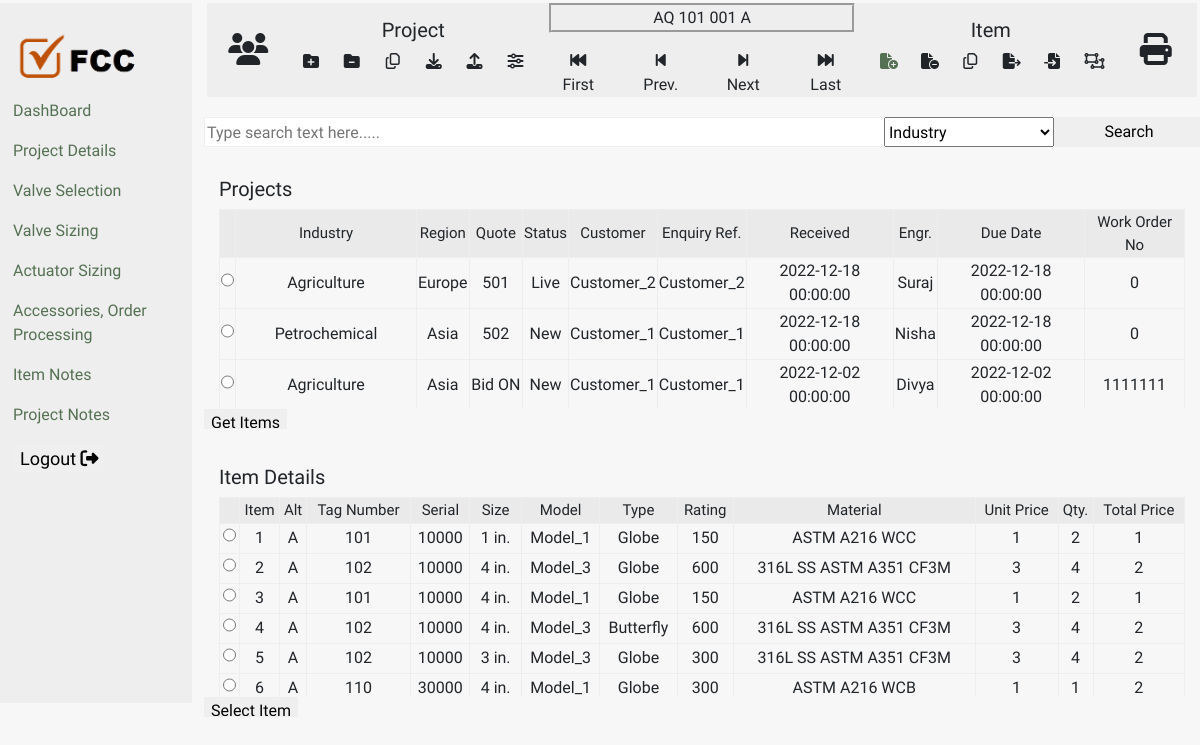
The page / on the database its author committed.
### main.py (models this page shows)
class itemMaster(db.Model):
    __tablename__ = "itemMaster"
    id = Column(Integer, primary_key=True)
    alt = Column(String(300))
    tag_no = Column(String(300))
    unit_price = Column(String(300))
    qty = Column(String(300))
    cases = relationship("itemCases", back_populates="item")
    valveDetails = relationship("valveDetails", back_populates="item")
    projectID = Column(Integer, ForeignKey("projectMaster.id"))
    project = relationship("projectMaster", back_populates="item")
    serialID = Column(Integer, ForeignKey("valveSeries.id"))
    serial = relationship("valveSeries", back_populates="item")
    sizeID = Column(Integer, ForeignKey("valveSize.id"))
    size = relationship("valveSize", back_populates="item")
    modelID = Column(Integer, ForeignKey("modelMaster.id"))
    model = relationship("modelMaster", back_populates="item")
    typeID = Column(Integer, ForeignKey("valveStyle.id"))
    type = relationship("valveStyle", back_populates="item")
    ratingID = Column(Integer, ForeignKey("rating.id"))
    rating = relationship("rating", back_populates="item")
    materialID = Column(Integer, ForeignKey("materialMaster.id"))
    material = relationship("materialMaster", back_populates="item")

class industryMaster(db.Model):  # TODO - Paandi ----- Done
    __tablename__ = "industryMaster"
    id = Column(Integer, primary_key=True)
    name = Column(String(300))
    project = relationship("projectMaster", back_populates="industry")

class regionMaster(db.Model):  # TODO - Paandi  ------ Done
    __tablename__ = "regionMaster"
    id = Column(Integer, primary_key=True)
    name = Column(String(300))
    project = relationship("projectMaster", back_populates="region")

class projectMaster(db.Model):
    __tablename__ = "projectMaster"
    id = Column(Integer, primary_key=True)
    quote = Column(Integer)
    received_date = Column(DateTime)
    work_order = Column(Integer)
    due_date = Column(DateTime)
    item = relationship("itemMaster", back_populates="project")
    IndustryId = Column(Integer, ForeignKey("industryMaster.id"))
    industry = relationship("industryMaster", back_populates="project")
    regionID = Column(Integer, ForeignKey("regionMaster.id"))
    region = relationship("regionMaster", back_populates="project")
    statusID = Column(Integer, ForeignKey("statusMaster.id"))
    status = relationship("statusMaster", back_populates="project")
    customerID = Column(Integer, ForeignKey("customerMaster.id"))
    customer = relationship("customerMaster", back_populates="project")
    engineerID = Column(Integer, ForeignKey("engineerMaster.id"))
    engineer = relationship("engineerMaster", back_populates="project")

class statusMaster(db.Model):  # TODO - Paandi     --------Done
    __tablename__ = "statusMaster"
    id = Column(Integer, primary_key=True)
    name = Column(String(300))
    project = relationship("projectMaster", back_populates="status")

class customerMaster(db.Model):  # TODO - Paandi
    __tablename__ = "customerMaster"
    id = Column(Integer, primary_key=True)
    name = Column(String(300))
    project = relationship("projectMaster", back_populates="customer")

class engineerMaster(db.Model):  # TODO - Paandi
    __tablename__ = "engineerMaster"
    id = Column(Integer, primary_key=True)
    name = Column(String(300))
    project = relationship("projectMaster", back_populates="engineer")

class valveSeries(db.Model):  # TODO - Paandi        -------Done
    __tablename__ = "valveSeries"
    id = Column(Integer, primary_key=True)
    name = Column(String(300))
    item = relationship("itemMaster", back_populates="serial")

class modelMaster(db.Model):  # TODO - Paandi
    __tablename__ = "modelMaster"
    id = Column(Integer, primary_key=True)
    name = Column(String(300))
    item = relationship("itemMaster", back_populates="model")

class valveStyle(db.Model):  # TODO - Paandi
    __tablename__ = "valveStyle"
    id = Column(Integer, primary_key=True)
    name = Column(String(300))
    item = relationship("itemMaster", back_populates="type")

class materialMaster(db.Model):
    __tablename__ = "materialMaster"
    id = Column(Integer, primary_key=True)
    name = Column(String(300))
    max_temp = Column(Integer)
    min_temp = Column(Integer)
    item = relationship("itemMaster", back_populates="material")

class rating(db.Model):  # TODO - Paandi
    __tablename__ = "rating"
    id = Column(Integer, primary_key=True)
    size = Column(Integer)  # in inches
    item = relationship("itemMaster", back_populates="rating")

### main.py (the view, shortened to what this page needs)
@app.route('/', methods=["GET", "POST"])
def home():
    with app.app_context():
        item_details = db.session.query(itemMaster).filter_by(id=selected_item.id).first()
        data = projectMaster.query.all()
        data2 = itemMaster.query.all()
        data_update_list2 = convert_project_data(data)
        item_list = convert_item_data(data2)
        return render_template("dashboard_with_db.html", title='Dashboard', data=data_update_list2, data2=item_list,
                               item_d=item_details)

### templates/dashboard_with_db.html (shortened to what this page needs)
{% block content %}
{% include "header.html" %}
<div class="col-10">
  <div class="row head">
    <div class="col-1">
      <div class="row" style="margin-top:30px;">
        <div class="col-12">
          <i class="fa-solid fa-users fa-2x" data-toggle="tooltip" title="User"></i>
        </div>
      </div>
    </div>
    <div class="col-3">
      <div class="row" style="margin-top:15px;border-left: 1px groove;border-right:  1px groove;">
        <h5 style="text-align: center;">Project</h5>
        <div class="col-2">
          <i class="fa-solid fa-folder-plus fa-1x" data-toggle="tooltip" title="Create Project"></i>
        </div>
        <div class="col-2">
          <i class="fa-solid fa-folder-minus fa-1x" data-toggle="tooltip" title="Delete Project"></i>
        </div>
        <div class="col-2">
          <i class="fa-regular fa-copy fa-1x" data-toggle="tooltip" title="Copy Project"></i>
        </div>
        <div class="col-2">
          <i class="fa-solid fa-download fa-1x" data-toggle="tooltip" title="Import Project"></i>
        </div>
        <div class="col-2">
          <i class="fa-solid fa-upload fa-1x" data-toggle="tooltip" title="Export Project"></i>
        </div>
        <div class="col-2">
          <i class="fa-solid fa-sliders fa-1x" data-toggle="tooltip" title="Preference"></i>
        </div>
      </div>
    </div>
    <div class="col-4">
      <div class="row">
        <div class="col-12" style="text-align: center;">
          <p style="border: groove; border-radius: 0px;">AQ {{item_d.tag_no}} 00{{item_d.id}} {{item_d.alt}}</p>
        </div>
        <div class="col-3">
          <i class="fa-solid fa-backward-fast fa-1x"></i><br>
          <label for="">First</label>
        </div>
        <div class="col-3">
          <i class="fa-solid fa-backward-step fa-1x"></i><br>
          <label for="">Prev.</label>
        </div>
        <div class="col-3">
          <i class="fa-solid fa-forward-step fa-1x"></i><br>
          <label for="">Next</label>
        </div>
        <div class="col-3">
          <i class="fa-solid fa-forward-fast fa-1x"></i><br>
          <label for="">Last</label>
        </div>
      </div>
    </div>
    <div class="col-3">
      <div class="row" style="margin-top:15px;border-left: 1px groove;border-right:  1px groove;">
        <h5 style="text-align: center;">Item</h5>
        <div class="col-2">
          <a href="{{url_for('addItem')}}">
            <i class="fa-solid fa-file-circle-plus fa-1x" data-toggle="tooltip" title="Create Item"></i>
          </a>
        </div>
        <div class="col-2">
          <i class="fa-solid fa-file-circle-minus fa-1x" data-toggle="tooltip" title="Delete Item"></i>
        </div>
        <div class="col-2">
          <i class="fa-regular fa-copy fa-1x" data-toggle="tooltip" title="Item Copy"></i>
        </div>
        <div class="col-2">
          <i class="fa-solid fa-file-export fa-1x" data-toggle="tooltip" title="Copy From"></i>
        </div>
        <div class="col-2">
          <i class="fa-solid fa-file-import fa-1x" data-toggle="tooltip" title="Copy To"></i>
        </div>
        <div class="col-2">
          <i class="fa-regular fa-object-ungroup fa-1x" data-toggle="tooltip" title="Alternate"></i>
        </div>
      </div>
    </div>
    <div class="col-1">
      <div class="row" style="margin-top:30px;">
        <div class="col-12">
          <i class="fa-solid fa-print fa-2x" data-toggle="tooltip" title="Print"></i>
        </div>
      </div>
    </div>
  </div>
  <form action="{{ url_for('filter_dashboard') }}" method="post">
    <div class="row tools" style="text-align: center;margin-top: 20px; ">
      <div class="col-8">
        <input type="text" placeholder="Type search text here....." name="search" style="width: 720px;height:30px;">
      </div>
      <div class="col-2">
        <select name="filter_criteria" style="height: 30px; width: 170px;">
          <option value="IndustryId">Industry</option>
        </select>
      </div>
      <div class="col-2" style="text-align: left;">
        <input type="submit" value="Search" style="width: 150px;height:30px; ">
      </div>
    </div>
  </form>
  <form action="{{ url_for('home') }}" method="post">
    <div class="row tools" style="text-align: center;margin-top: 30px;margin-left: 3px; margin-right: 3px; ">
      <h5 style="text-align: left" ;>Projects </h5>
      <div class="col-12" style="overflow-x:auto;height:200px;">
        <table>
          <tr class="th">
            <td></td>
            <td>Industry</td>
            <td>Region</td>
            <td>Quote</td>
            <td>Status</td>
            <td>Customer</td>
            <td>Enquiry Ref.</td>
            <td>Received</td>
            <td>Engr.</td>
            <td>Due Date</td>
            <td>Work Order No</td>
          </tr>
          <tbody>
            {% for i in data %}
            <tr>
              <td><input type="radio" id="project{{i.id}}" name="projects" value="{{i.id}}"></td>
              <td>{{i.IndustryID}}</td>
              <td>{{i.regionID}}</td>
              <td>{{i.quote}}</td>
              <td>{{i.statusID}}</td>
              <td>{{i.customerID}}</td>
              <td>{{i.customerID}}</td>
              <td>{{i.received_date}}</td>
              <td>{{i.engineerID}}</td>
              <td>{{i.due_date}}</td>
              <td>{{i.work_order}}</td>
            </tr>
            {% endfor %}
          </tbody>
        </table>
      </div>
    </div>
    <input type="submit" value="Get Items">
  </form>
  <form action="{{ url_for('getItems') }}" method="post">
    <div class="row tools" style="text-align: center; margin-left: 3px;margin-top: 30px; margin-right: 3px;">
    <h5 style="text-align: left" ;>Item Details</h5>
    <div class="col-12" class="" style="overflow-x:auto;height:200px;">
      <table>
        <tr class="th">
          <td></td>
          <td>Item</td>
          <td>Alt</td>
          <td>Tag Number</td>
          <td>Serial</td>
          <td>Size</td>
          <td>Model</td>
          <td>Type</td>
          <td>Rating</td>
          <td>Material</td>
          <td>Unit Price</td>
          <td>Qty.</td>
          <td>Total Price</td>
        </tr>
        <tbody>
          {% for i in data2 %}
          <tr>
            <td><input type="radio" id="item{{i.id}}" name="item" value="{{i.id}}"></td>
            <td>{{i.id}}</td>
            <td>{{i.alt}}</td>
            <td>{{i.tag_no}}</td>
            <td>{{i.serialID}}</td>
            <td>{{i.sizeID}} in.</td>
            <td>{{i.modelID}}</td>
            <td>{{i.typeID}}</td>
            <td>{{i.ratingID}}</td>
            <td>{{i.materialID}}</td>
            <td>{{i.unit_price}}</td>
            <td>{{i.qty}}</td>
            <td>{{i.projectID}}</td>
          </tr>
          {% endfor %}
        </tbody>
      </table>
    </div>
  </div>
  <input type="submit" value="Select Item">
  </form>
</div>
</div>
{% include "footer.html" %}
{% endblock %}

### templates/header.html (shortened to what this page needs)
<!DOCTYPE html>
<html lang="en" dir="ltr">
<head>
  <link href="https://cdn.jsdelivr.net/npm/bootstrap@5.2.2/dist/css/bootstrap.min.css" rel="stylesheet">
  <link rel="stylesheet" href="static/styles.css">
</head>
<body>
  <div class="row" style="margin-top:3px;">
    <div class="col-2 nav-items"style="height:700px;">
      <img src="static/images/Logo.png" alt="" style="width: 80%; text-align: left;margin-bottom: 10px;">
      <p><a href="{{url_for('home')}}"> DashBoard</a></p>
      <p><a href="{{url_for('projectDetails')}}">Project Details</a></p>
      <p><a href="{{url_for('valveSelection')}}" >Valve Selection</a></p>
      <p><a href="{{url_for('valveSizing')}}" >Valve Sizing</a></p>
      <p><a href="{{url_for('actuatorSizing')}}">Actuator Sizing</a></p>
      <p><a href="{{url_for('accessories')}}">Accessories, Order Processing</a></p>
      <p><a href="{{url_for('itemNotes')}}">Item Notes</a></p>
      <p><a href="{{url_for('projectNotes')}}">Project Notes</a></p>
      <button style="font-size:18px;border:1px groove;">Logout <i class="fa fa-sign-out"></i></button>
    </div>

### templates/footer.html
</body>
</html>

### static/styles.css (style rules this page uses)
body { background-color: #F7F7F7; font-family: 'Amiri', serif; }
.nav-items { background: #EEEEEE; padding-left: 25px; padding-top: 27px; }
a:link { color: #557153; background-color: transparent; text-decoration: none; }
.head { background: #EEEEEE; text-align: center; margin-left: 3px; margin-right: 3px; }
input { border: 1px groove; outline-color: groove; border-radius: 0px; height: 20px; }
table, td, th { border: 1px groove ; }
table { border-collapse: collapse; width: 100%; }
.th { position: sticky; top: 0; background-color: #EAEAEA; height: 35px; font-size: 20px; }
.th { position: sticky; top: 0; background-color: #EAEAEA; height: 20px; font-size: 15px; }
th,td { height: 1px; }

### rows shown on the page
itemMaster: tag_no "101", id "1", alt "A", tag_no "101"
industryMaster: IndustryID "Agriculture" "Agriculture"
regionMaster: regionID "Europe"
projectMaster: quote "501", received_date "2022-12-18 00:00:00", due_date "2022-12-18 00:00:00"
statusMaster: statusID "Live"
customerMaster: customerID "Customer_2", customerID "Customer_2"
engineerMaster: engineerID "Suraj"
industryMaster: IndustryID "Petrochemical"
regionMaster: regionID "Asia" "Asia"
projectMaster: quote "502", received_date "2022-12-18 00:00:00", due_date "2022-12-18 00:00:00"
statusMaster: statusID "New" "New"
customerMaster: customerID "Customer_1" "Customer_1", customerID "Customer_1" "Customer_1"
engineerMaster: engineerID "Nisha"
projectMaster: quote "Bid ON", received_date "2022-12-02 00:00:00", due_date "2022-12-02 00:00:00", work_order "1111111"
engineerMaster: engineerID "Divya"
valveSeries: serialID "10000" "10000"
modelMaster: modelID "Model_1" "Model_1" "Model_1"
valveStyle: typeID "Globe" "Globe" "Globe" "Globe" "Globe"
materialMaster: materialID "ASTM A216 WCC" "ASTM A216 WCC"
itemMaster: tag_no "102"
valveSeries: serialID "10000" "10000" "10000"
modelMaster: modelID "Model_3" "Model_3" "Model_3"
rating: ratingID "600" "600"
materialMaster: materialID "316L SS ASTM A351 CF3M" "316L SS ASTM A351 CF3M" "316L SS ASTM A351 CF3M"
itemMaster: tag_no "101"
itemMaster: tag_no "102"
valveStyle: typeID "Butterfly"
itemMaster: tag_no "102"
rating: ratingID "300" "300"
itemMaster: tag_no "110"
valveSeries: serialID "30000"
materialMaster: materialID "ASTM A216 WCB"

### other values the page prints
{{ i.work_order }} "0" "0"
{{ i.id }} "1" "2" "3" "4" "5" "6"
{{ i.alt }} "A" "A" "A" "A" "A" "A"
{{ i.sizeID }} "1" "4" "4" "4" "3" "4"
{{ i.ratingID }} "150" "150"
{{ i.unit_price }} "1" "3" "1" "3" "3" "1"
{{ i.qty }} "2" "4" "2" "4" "4" "1"
{{ i.projectID }} "1" "2" "1" "2" "2" "2"
